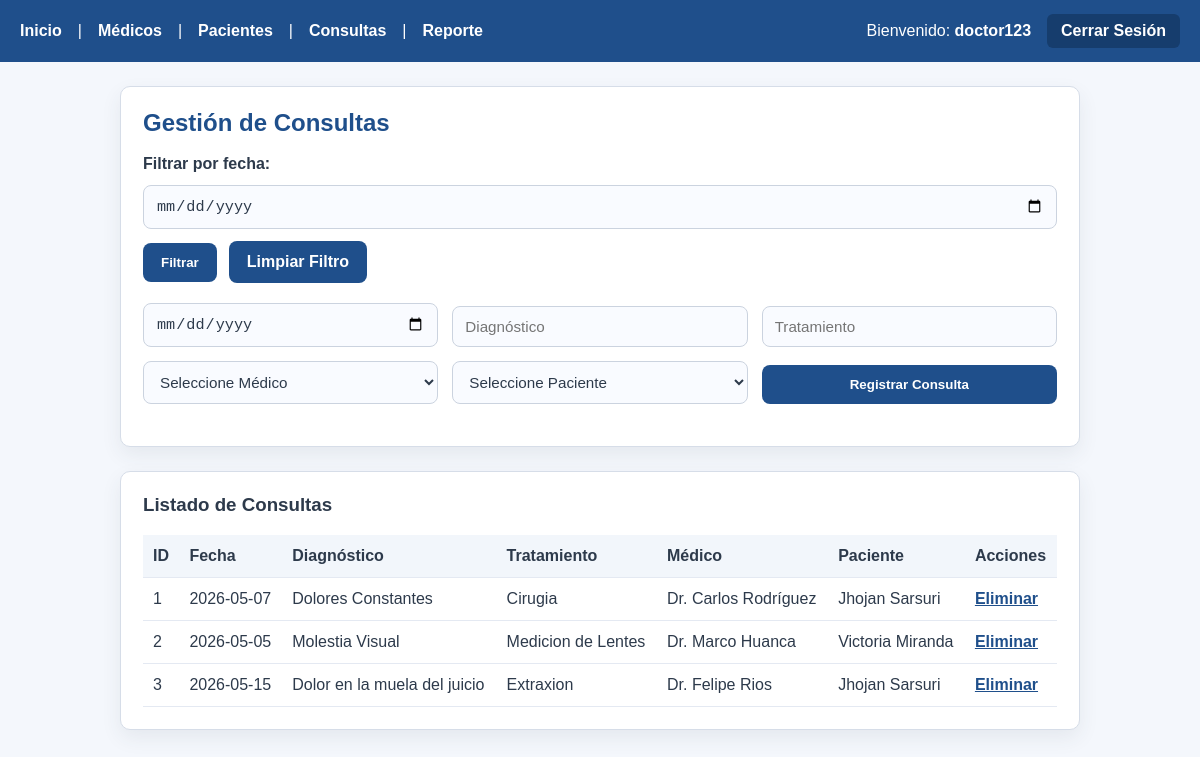
Page /consultas (signed in) on the committed database.
### models/__init__.py (models this page shows)
class Consulta(db.Model):
    __tablename__ = 'consultas'
    id_consulta = db.Column(db.Integer, primary_key=True)
    fecha = db.Column(db.Date, nullable=False)
    diagnostico = db.Column(db.Text, nullable=False)
    tratamiento = db.Column(db.Text, nullable=False)
    id_medico = db.Column(db.Integer, db.ForeignKey('medicos.id_medico'), nullable=False)
    id_paciente = db.Column(db.Integer, db.ForeignKey('pacientes.id_paciente'), nullable=False)

class Medico(db.Model):
    __tablename__ = 'medicos'
    id_medico = db.Column(db.Integer, primary_key=True)
    nombre = db.Column(db.String(100), nullable=False)
    especialidad = db.Column(db.String(100), nullable=False)
    telefono = db.Column(db.String(20), nullable=False)
    correo = db.Column(db.String(100), nullable=False)
    consultas = db.relationship('Consulta', backref='medico', lazy=True, cascade="all, delete-orphan")

class Paciente(db.Model):
    __tablename__ = 'pacientes'
    id_paciente = db.Column(db.Integer, primary_key=True)
    nombre = db.Column(db.String(100), nullable=False)
    edad = db.Column(db.Integer, nullable=False)
    direccion = db.Column(db.String(200), nullable=False)
    telefono = db.Column(db.String(20), nullable=False)
    consultas = db.relationship('Consulta', backref='paciente', lazy=True, cascade="all, delete-orphan")

### app.py (the view)
@app.route('/consultas', methods=['GET', 'POST'])
@requerir_login
def consultas():
    return gestionar_consultas()

### controllers/consultas_controller.py (called while the page is built, shortened)
def obtener_consultas(fecha_filtro=None):
    if fecha_filtro:
        fecha_obj = datetime.strptime(fecha_filtro, '%Y-%m-%d').date()
        return Consulta.query.filter_by(fecha=fecha_obj).all()
    return Consulta.query.all()

def gestionar_consultas():
    fecha_filtro = request.args.get('filtro_fecha')
    consultas = obtener_consultas(fecha_filtro)
    medicos = Medico.query.all()
    pacientes = Paciente.query.all()
    return render_template('consultas/consultas.html', consultas=consultas, medicos=medicos, pacientes=pacientes)

### controllers/decoradores.py (called while the page is built)
def requerir_login(f):
    @wraps(f)
    def decorated_function(*args, **kwargs):
        if 'usuario' not in session:
            return redirect(url_for('ruta_login'))
        return f(*args, **kwargs)
    return decorated_function

### templates/consultas/consultas.html (shortened to what this page needs)
{% extends 'base.html' %}
{% block content %}
<div class="card">
    <h2>Gestión de Consultas</h2>
    <form method="GET" action="/consultas" class="filter-row">
        <label>Filtrar por fecha:</label>
        <input type="date" name="filtro_fecha">
        <button type="submit">Filtrar</button>
        <a href="/consultas" class="button-link">Limpiar Filtro</a>
    </form>
    <form method="POST" action="/consultas">
        <input type="date" name="fecha" required>
        <input type="text" name="diagnostico" placeholder="Diagnóstico" required>
        <input type="text" name="tratamiento" placeholder="Tratamiento" required>
        <select name="id_medico" required>
            <option value="">Seleccione Médico</option>
        </select>
        <select name="id_paciente" required>
            <option value="">Seleccione Paciente</option>
        </select>
        <button type="submit">Registrar Consulta</button>
    </form>
</div>
<div class="card">
    <h3>Listado de Consultas</h3>
    <table>
        <tr>
            <th>ID</th><th>Fecha</th><th>Diagnóstico</th><th>Tratamiento</th>
            <th>Médico</th><th>Paciente</th><th>Acciones</th>
        </tr>
        {% for consulta in consultas %}
        <tr>
            <td>{{ consulta.id_consulta }}</td>
            <td>{{ consulta.fecha }}</td>
            <td>{{ consulta.diagnostico }}</td>
            <td>{{ consulta.tratamiento }}</td>
            <td>{{ consulta.medico.nombre }}</td>
            <td>{{ consulta.paciente.nombre }}</td>
            <td class="actions"><a href="/eliminar_consulta/{{ consulta.id_consulta }}">Eliminar</a></td>
        </tr>
        {% endfor %}
    </table>
</div>
{% endblock %}

### templates/base.html (style rules this page uses)
body { font-family: Arial, sans-serif; background: #f4f7fc; color: #2d3a4b; margin: 0; padding: 0; }
.card { background: #ffffff; border: 1px solid #d6dde8; border-radius: 10px; box-shadow: 0 8px 20px rgba(45, 58, 75, 0.08); padding: 22px; margin-bottom: 24px; }
h1, h2, h3 { margin-top: 0; }
h2 { color: #1f4f8b; margin-bottom: 18px; }
form { display: grid; grid-template-columns: repeat(auto-fit, minmax(220px, 1fr)); gap: 14px; align-items: end; margin-bottom: 20px; }
input[type="text"], input[type="number"], input[type="email"], input[type="date"], select { width: 100%; padding: 11px 12px; border: 1px solid #cbd3df; border-radius: 8px; background: #f9fbff; font-size: 0.95rem; color: #2d3a4b; box-sizing: border-box; }
button, .button-link { background: #1f4f8b; color: #fff; border: none; border-radius: 8px; padding: 12px 18px; cursor: pointer; transition: background 0.2s ease; font-weight: 600; }
table { width: 100%; border-collapse: collapse; margin-top: 10px; }
table th, table td { padding: 12px 10px; border-bottom: 1px solid #e4e9f2; text-align: left; }
table th { background: #f2f6fb; color: #2d3a4b; font-weight: 700; }
a.button-link { display: inline-block; text-decoration: none; }
.actions a { color: #1f4f8b; font-weight: 600; }
.filter-row { display: flex; flex-wrap: wrap; gap: 12px; align-items: center; }
.filter-row label { font-weight: 600; }

### rows in the picture
Consulta: id_consulta "1", fecha "2026-05-07", diagnostico "Dolores Constantes", tratamiento "Cirugia", medico.nombre "Dr. Carlos Rodríguez", paciente.nombre "Jhojan Sarsuri"
Consulta: id_consulta "2", fecha "2026-05-05", diagnostico "Molestia Visual", tratamiento "Medicion de Lentes", medico.nombre "Dr. Marco Huanca", paciente.nombre "Victoria Miranda"
Consulta: id_consulta "3", fecha "2026-05-15", diagnostico "Dolor en la muela del juicio", tratamiento "Extraxion", medico.nombre "Dr. Felipe Rios", paciente.nombre "Jhojan Sarsuri"

### other values in the picture
{{ session.get('usuario') }} "doctor123"
